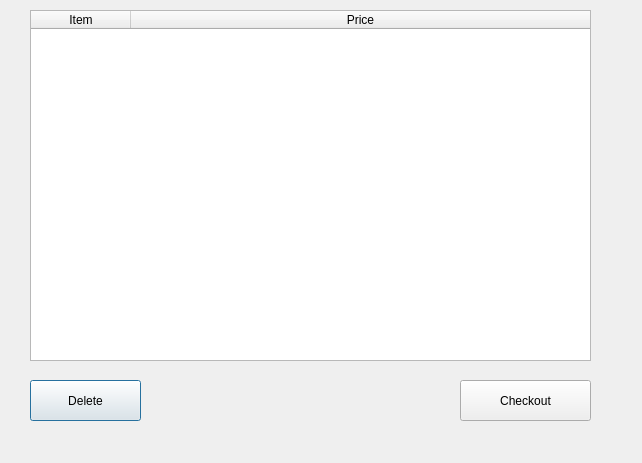
<?xml version="1.0" encoding="UTF-8"?>
<ui version="4.0">
 <class>ShoppingCart</class>
 <widget class="QDialog" name="ShoppingCart">
  <property name="enabled">
   <bool>true</bool>
  </property>
  <property name="geometry">
   <rect>
    <x>0</x>
    <y>0</y>
    <width>642</width>
    <height>463</height>
   </rect>
  </property>
  <property name="windowTitle">
   <string>Shopping Cart</string>
  </property>
  <widget class="QTableWidget" name="itemTable">
   <property name="geometry">
    <rect>
     <x>30</x>
     <y>10</y>
     <width>561</width>
     <height>351</height>
    </rect>
   </property>
   <property name="editTriggers">
    <set>QAbstractItemView::NoEditTriggers</set>
   </property>
   <property name="selectionBehavior">
    <enum>QAbstractItemView::SelectRows</enum>
   </property>
   <attribute name="horizontalHeaderStretchLastSection">
    <bool>true</bool>
   </attribute>
   <attribute name="verticalHeaderVisible">
    <bool>false</bool>
   </attribute>
   <column>
    <property name="text">
     <string>Item</string>
    </property>
   </column>
   <column>
    <property name="text">
     <string>Price</string>
    </property>
   </column>
  </widget>
  <widget class="mPushButton" name="deleteItem">
   <property name="geometry">
    <rect>
     <x>30</x>
     <y>380</y>
     <width>111</width>
     <height>41</height>
    </rect>
   </property>
   <property name="text">
    <string>Delete</string>
   </property>
  </widget>
  <widget class="mPushButton" name="checkout">
   <property name="geometry">
    <rect>
     <x>460</x>
     <y>380</y>
     <width>131</width>
     <height>41</height>
    </rect>
   </property>
   <property name="text">
    <string>Checkout</string>
   </property>
  </widget>
  <widget class="QLabel" name="totalLabel">
   <property name="geometry">
    <rect>
     <x>150</x>
     <y>380</y>
     <width>291</width>
     <height>61</height>
    </rect>
   </property>
   <property name="font">
    <font>
     <pointsize>12</pointsize>
     <weight>75</weight>
     <bold>true</bold>
    </font>
   </property>
   <property name="text">
    <string/>
   </property>
   <property name="alignment">
    <set>Qt::AlignCenter</set>
   </property>
  </widget>
 </widget>
 <customwidgets>
  <customwidget>
   <class>mPushButton</class>
   <extends>QPushButton</extends>
   <header>mpushbutton.h</header>
  </customwidget>
 </customwidgets>
 <resources/>
 <connections/>
</ui>
